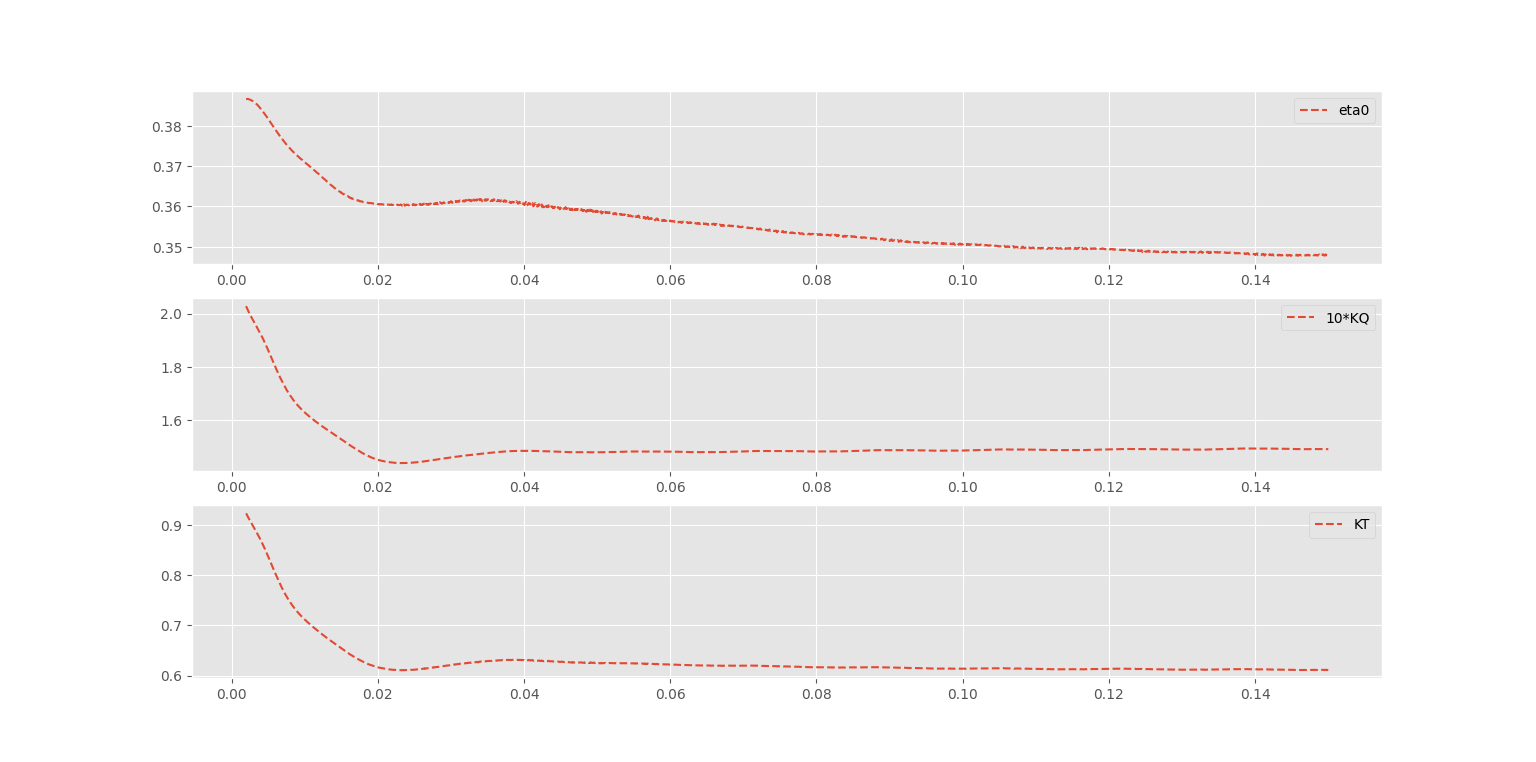

Source code (Python):
import matplotlib.pyplot as plt
import matplotlib.animation as animation
from matplotlib import style


style.use('ggplot')
fig = plt.figure()
ax1 = fig.add_subplot(3,1,1)
ax2 = fig.add_subplot(3,1,2)
ax3 = fig.add_subplot(3,1,3)

def animate(i):
	f = open( 'C:/Users/ASUS/Desktop/PropellerRudderSystem/postProcessing/propellerInfo1/0/propellerPerformance.dat' , "r" )
	g = f.readlines()
	del g[ :100 ]
	
	x  = []
	y0 = []
	y1 = []
	y2 = []
	for lines in g :
		reading = lines.split()
		x.append(float(reading[0]))
		y0.append(float(reading[6]))
		y1.append(float(reading[5]))
		y2.append(float(reading[4]))



	ax1.clear()
	ax2.clear()
	ax3.clear()
	ax1.plot(x, y0, linestyle = 'dashed', label='eta0')
	ax2.plot(x, y1, linestyle = 'dashed', label='10*KQ')
	ax3.plot(x, y2, linestyle = 'dashed', label='KT')
	ax1.legend()
	ax2.legend()
	ax3.legend()



ani = animation.FuncAnimation(fig, animate, interval = 10000) 
plt.show()
